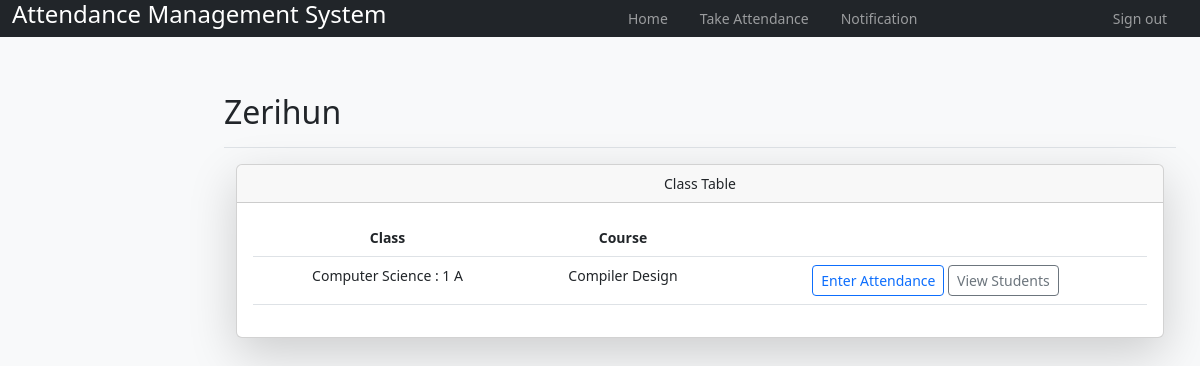
/teacher/8/ (signed in), run on the app's committed database.
### amsApp/models.py (models this page shows, shortened)
class User(AbstractUser):
    class Role(models.TextChoices):
        ADMIN = "ADMIN", "Admin"
        STUDENT = "STUDENT", "Student"
        TEACHER = "TEACHER", "Teacher"
    base_role = Role.ADMIN
    role = models.CharField(max_length=50, choices=Role.choices)

class Teacher(models.Model):
    user = models.OneToOneField(User, on_delete=models.CASCADE)
    dept = models.ForeignKey(Dept, on_delete=models.CASCADE, null=True)
    name = models.CharField(max_length=100)
    gender = models.CharField(max_length=50, choices=gender_choice)
    DOB = models.DateField(null=True)

class Assign(models.Model):
    class_id = models.ForeignKey(Class, on_delete=models.CASCADE)
    course = models.ForeignKey(Course, on_delete=models.CASCADE)
    teacher = models.ForeignKey(Teacher, on_delete=models.CASCADE)
    class Meta:
        unique_together = (('course', 'class_id', 'teacher'),)

class Class(models.Model):
    id = models.CharField(primary_key=True, max_length=100)
    dept = models.ForeignKey(Dept, on_delete=models.CASCADE)
    section = models.CharField(max_length=100)
    sem = models.IntegerField()
    class Meta:
        verbose_name_plural = 'classes'
    def __str__(self):
        d = Dept.objects.get(name=self.dept)
        return '%s : %d %s' % (d.name, self.sem, self.section)

class Dept(models.Model):
    id = models.CharField(primary_key=True, max_length=100)
    name = models.CharField(max_length=200)
    def __str__(self):
        return self.name

class Course(models.Model):
    dept = models.ForeignKey(Dept, on_delete=models.CASCADE)
    id = models.CharField(primary_key=True, max_length=50)
    name = models.CharField(max_length=50)
    shortname = models.CharField(max_length=50)
    def __str__(self):
        return self.name

### amsApp/views.py (the view)
# urls.py: path('teacher/<slug:teacher_id>/', views.t_clas, name='t_clas_url'),
@login_required
def t_clas(request, teacher_id):
    teacher1 = get_object_or_404(Teacher, id=teacher_id)
    return render(request, 'teacher_class.html', {'teacher1': teacher1})

### amsApp/templates/teacher_class.html (shortened to what this page needs)
{% load static %}
{% load avatar_tags %}
{% include "header.html" %}
{% include "teacher_header.html" %}
<div class="container-fluid">
   <div class="row py-3">
    <div class="col d-flex justify-content-end">
    </div>
<main class="col-md-9 ms-sm-auto col-lg-10 px-md-4">
  <div class=" align-items-center pt-3 pb-2 mb-3 border-bottom">
    <h1 class="h2">{{ request.user.teacher.name }}</h1>
  </div>
  <div class="container-fluid">
    <div class="row g-5">
        <div class="col-12">
            <div class="card shadow-lg text-center">
              <div class="card-header">
               Class Table</div>
                <div class="card-body">
                    <div class="table-responsive">
                        <table class="table table-hover">
                          <thead>
                            <tr>
                                <th>Class</th>
                                <th>Course</th>
                                <th></th>
                            </tr>
                          </thead>
                          <tbody>
                            {% for ass in teacher1.assign_set.all %}
                            <tr>
                                <td>{{ ass.class_id }}</td>
                                <td>{{ ass.course }}</td>
                                <td>
                                  <a class="btn btn-sm btn-outline-primary" href="{% url 't_class_date_url' ass.id %}" role="button">Enter Attendance</a>
                                  <a class="btn btn-sm btn-outline-secondary" href="{% url 't_student_url' ass.id %}">View Students</a>
                                </td>
                            </tr>
                            {% empty %}
                                    <p>teacher has no courses</p>
                            {% endfor %}
                          </tbody>
                        </table>
                    </div>
              </div>
        </div>
    </div>
</div>
</main>
</div>
</div>
{% include "footer.html" %}

### amsApp/static/styles.css (style rules this page uses)
body { font-size: .875rem; }

### data on the page
User: user.teacher.name "Zerihun"
Assign: class_id "Computer Science : 1 A", course "Compiler Design"
